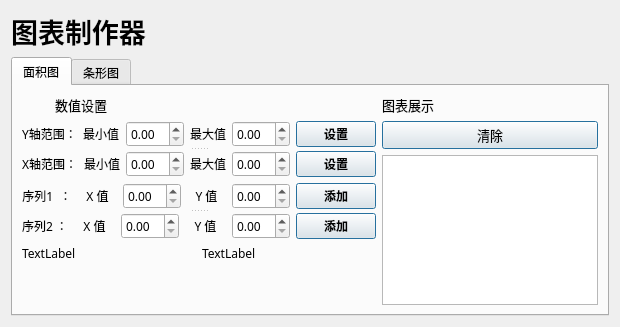
<?xml version="1.0" encoding="UTF-8"?>
<ui version="4.0">
 <class>Widget</class>
 <widget class="QWidget" name="Widget">
  <property name="geometry">
   <rect>
    <x>0</x>
    <y>0</y>
    <width>620</width>
    <height>327</height>
   </rect>
  </property>
  <property name="windowTitle">
   <string>Widget</string>
  </property>
  <layout class="QHBoxLayout" name="horizontalLayout_11">
   <item>
    <layout class="QVBoxLayout" name="verticalLayout_7">
     <item>
      <layout class="QHBoxLayout" name="horizontalLayout_7">
       <item>
        <widget class="QLabel" name="label">
         <property name="sizeIncrement">
          <size>
           <width>9</width>
           <height>6</height>
          </size>
         </property>
         <property name="font">
          <font>
           <family>Mongolian Baiti</family>
           <pointsize>20</pointsize>
           <bold>true</bold>
           <kerning>true</kerning>
          </font>
         </property>
         <property name="text">
          <string>图表制作器</string>
         </property>
         <property name="alignment">
          <set>Qt::AlignCenter</set>
         </property>
        </widget>
       </item>
       <item>
        <spacer name="horizontalSpacer_3">
         <property name="orientation">
          <enum>Qt::Horizontal</enum>
         </property>
         <property name="sizeHint" stdset="0">
          <size>
           <width>40</width>
           <height>20</height>
          </size>
         </property>
        </spacer>
       </item>
       <item>
        <spacer name="horizontalSpacer_4">
         <property name="orientation">
          <enum>Qt::Horizontal</enum>
         </property>
         <property name="sizeHint" stdset="0">
          <size>
           <width>40</width>
           <height>20</height>
          </size>
         </property>
        </spacer>
       </item>
      </layout>
     </item>
     <item>
      <widget class="QTabWidget" name="tabWidget">
       <property name="minimumSize">
        <size>
         <width>331</width>
         <height>191</height>
        </size>
       </property>
       <property name="font">
        <font>
         <family>Mongolian Baiti</family>
        </font>
       </property>
       <property name="currentIndex">
        <number>0</number>
       </property>
       <widget class="QWidget" name="tab1">
        <attribute name="title">
         <string>面积图</string>
        </attribute>
        <layout class="QHBoxLayout" name="horizontalLayout_10">
         <item>
          <layout class="QHBoxLayout" name="horizontalLayout_9">
           <item>
            <layout class="QVBoxLayout" name="verticalLayout_4">
             <item>
              <layout class="QVBoxLayout" name="verticalLayout_3">
               <item>
                <layout class="QVBoxLayout" name="verticalLayout_2">
                 <item>
                  <layout class="QHBoxLayout" name="horizontalLayout_5">
                   <item>
                    <widget class="QLabel" name="label_2">
                     <property name="sizePolicy">
                      <sizepolicy hsizetype="Expanding" vsizetype="Preferred">
                       <horstretch>0</horstretch>
                       <verstretch>0</verstretch>
                      </sizepolicy>
                     </property>
                     <property name="font">
                      <font>
                       <family>Mongolian Baiti</family>
                       <pointsize>10</pointsize>
                      </font>
                     </property>
                     <property name="layoutDirection">
                      <enum>Qt::RightToLeft</enum>
                     </property>
                     <property name="text">
                      <string>数值设置</string>
                     </property>
                     <property name="alignment">
                      <set>Qt::AlignCenter</set>
                     </property>
                    </widget>
                   </item>
                   <item>
                    <spacer name="horizontalSpacer_2">
                     <property name="orientation">
                      <enum>Qt::Horizontal</enum>
                     </property>
                     <property name="sizeHint" stdset="0">
                      <size>
                       <width>40</width>
                       <height>20</height>
                      </size>
                     </property>
                    </spacer>
                   </item>
                   <item>
                    <spacer name="horizontalSpacer">
                     <property name="orientation">
                      <enum>Qt::Horizontal</enum>
                     </property>
                     <property name="sizeHint" stdset="0">
                      <size>
                       <width>40</width>
                       <height>20</height>
                      </size>
                     </property>
                    </spacer>
                   </item>
                  </layout>
                 </item>
                 <item>
                  <layout class="QVBoxLayout" name="verticalLayout">
                   <item>
                    <widget class="QSplitter" name="splitter_2">
                     <property name="orientation">
                      <enum>Qt::Vertical</enum>
                     </property>
                     <widget class="QWidget" name="horizontalLayoutWidget_2">
                      <layout class="QHBoxLayout" name="horizontalLayout_2">
                       <item>
                        <widget class="QLabel" name="label_8">
                         <property name="text">
                          <string>Y轴范围：</string>
                         </property>
                        </widget>
                       </item>
                       <item>
                        <widget class="QLabel" name="label_9">
                         <property name="text">
                          <string>最小值</string>
                         </property>
                        </widget>
                       </item>
                       <item>
                        <widget class="QDoubleSpinBox" name="doubleSpinBox_3"/>
                       </item>
                       <item>
                        <widget class="QLabel" name="label_10">
                         <property name="text">
                          <string>最大值</string>
                         </property>
                        </widget>
                       </item>
                       <item>
                        <widget class="QDoubleSpinBox" name="doubleSpinBox_4"/>
                       </item>
                       <item>
                        <widget class="QPushButton" name="pushButton_3">
                         <property name="font">
                          <font>
                           <family>Mongolian Baiti</family>
                           <bold>true</bold>
                          </font>
                         </property>
                         <property name="text">
                          <string>设置</string>
                         </property>
                         <property name="default">
                          <bool>true</bool>
                         </property>
                        </widget>
                       </item>
                      </layout>
                     </widget>
                     <widget class="QWidget" name="horizontalLayoutWidget">
                      <layout class="QHBoxLayout" name="horizontalLayout">
                       <item>
                        <widget class="QLabel" name="label_5">
                         <property name="text">
                          <string>X轴范围：</string>
                         </property>
                        </widget>
                       </item>
                       <item>
                        <widget class="QLabel" name="label_6">
                         <property name="text">
                          <string>最小值</string>
                         </property>
                        </widget>
                       </item>
                       <item>
                        <widget class="QDoubleSpinBox" name="doubleSpinBox"/>
                       </item>
                       <item>
                        <widget class="QLabel" name="label_7">
                         <property name="text">
                          <string>最大值</string>
                         </property>
                        </widget>
                       </item>
                       <item>
                        <widget class="QDoubleSpinBox" name="doubleSpinBox_2"/>
                       </item>
                       <item>
                        <widget class="QPushButton" name="pushButton_2">
                         <property name="font">
                          <font>
                           <family>Mongolian Baiti</family>
                           <bold>true</bold>
                          </font>
                         </property>
                         <property name="text">
                          <string>设置</string>
                         </property>
                         <property name="default">
                          <bool>true</bool>
                         </property>
                        </widget>
                       </item>
                      </layout>
                     </widget>
                    </widget>
                   </item>
                   <item>
                    <widget class="QSplitter" name="splitter">
                     <property name="orientation">
                      <enum>Qt::Vertical</enum>
                     </property>
                     <widget class="QWidget" name="horizontalLayoutWidget_3">
                      <layout class="QHBoxLayout" name="horizontalLayout_3">
                       <item>
                        <widget class="QLabel" name="label_11">
                         <property name="text">
                          <string>序列1  ：</string>
                         </property>
                         <property name="alignment">
                          <set>Qt::AlignCenter</set>
                         </property>
                        </widget>
                       </item>
                       <item>
                        <widget class="QLabel" name="label_12">
                         <property name="text">
                          <string>X 值</string>
                         </property>
                         <property name="alignment">
                          <set>Qt::AlignCenter</set>
                         </property>
                        </widget>
                       </item>
                       <item>
                        <widget class="QDoubleSpinBox" name="doubleSpinBox_5"/>
                       </item>
                       <item>
                        <widget class="QLabel" name="label_13">
                         <property name="text">
                          <string>Y 值</string>
                         </property>
                         <property name="alignment">
                          <set>Qt::AlignCenter</set>
                         </property>
                        </widget>
                       </item>
                       <item>
                        <widget class="QDoubleSpinBox" name="doubleSpinBox_6"/>
                       </item>
                       <item>
                        <widget class="QPushButton" name="pushButton_4">
                         <property name="font">
                          <font>
                           <family>Mongolian Baiti</family>
                           <bold>true</bold>
                          </font>
                         </property>
                         <property name="text">
                          <string>添加</string>
                         </property>
                         <property name="default">
                          <bool>true</bool>
                         </property>
                        </widget>
                       </item>
                      </layout>
                     </widget>
                     <widget class="QWidget" name="horizontalLayoutWidget_4">
                      <layout class="QHBoxLayout" name="horizontalLayout_4">
                       <item>
                        <widget class="QLabel" name="label_14">
                         <property name="text">
                          <string>序列2 ：</string>
                         </property>
                         <property name="alignment">
                          <set>Qt::AlignCenter</set>
                         </property>
                        </widget>
                       </item>
                       <item>
                        <widget class="QLabel" name="label_15">
                         <property name="text">
                          <string>X 值</string>
                         </property>
                         <property name="alignment">
                          <set>Qt::AlignCenter</set>
                         </property>
                        </widget>
                       </item>
                       <item>
                        <widget class="QDoubleSpinBox" name="doubleSpinBox_7"/>
                       </item>
                       <item>
                        <widget class="QLabel" name="label_16">
                         <property name="text">
                          <string>Y 值</string>
                         </property>
                         <property name="alignment">
                          <set>Qt::AlignCenter</set>
                         </property>
                        </widget>
                       </item>
                       <item>
                        <widget class="QDoubleSpinBox" name="doubleSpinBox_8"/>
                       </item>
                       <item>
                        <widget class="QPushButton" name="pushButton_5">
                         <property name="font">
                          <font>
                           <family>Mongolian Baiti</family>
                           <bold>true</bold>
                          </font>
                         </property>
                         <property name="text">
                          <string>添加</string>
                         </property>
                         <property name="default">
                          <bool>true</bool>
                         </property>
                        </widget>
                       </item>
                      </layout>
                     </widget>
                    </widget>
                   </item>
                  </layout>
                 </item>
                </layout>
               </item>
               <item>
                <layout class="QHBoxLayout" name="horizontalLayout_6"/>
               </item>
              </layout>
             </item>
             <item>
              <layout class="QGridLayout" name="gridLayout_2">
               <item row="0" column="1">
                <widget class="QLabel" name="label_4">
                 <property name="text">
                  <string>TextLabel</string>
                 </property>
                 <property name="alignment">
                  <set>Qt::AlignLeading|Qt::AlignLeft|Qt::AlignTop</set>
                 </property>
                </widget>
               </item>
               <item row="1" column="1">
                <spacer name="verticalSpacer_2">
                 <property name="orientation">
                  <enum>Qt::Vertical</enum>
                 </property>
                 <property name="sizeHint" stdset="0">
                  <size>
                   <width>20</width>
                   <height>40</height>
                  </size>
                 </property>
                </spacer>
               </item>
               <item row="1" column="0">
                <spacer name="verticalSpacer">
                 <property name="orientation">
                  <enum>Qt::Vertical</enum>
                 </property>
                 <property name="sizeHint" stdset="0">
                  <size>
                   <width>20</width>
                   <height>40</height>
                  </size>
                 </property>
                </spacer>
               </item>
               <item row="0" column="0">
                <widget class="QLabel" name="label_17">
                 <property name="text">
                  <string>TextLabel</string>
                 </property>
                 <property name="alignment">
                  <set>Qt::AlignLeading|Qt::AlignLeft|Qt::AlignTop</set>
                 </property>
                </widget>
               </item>
              </layout>
             </item>
            </layout>
           </item>
           <item>
            <layout class="QVBoxLayout" name="verticalLayout_6">
             <item>
              <layout class="QVBoxLayout" name="verticalLayout_5">
               <item>
                <layout class="QHBoxLayout" name="horizontalLayout_8">
                 <item>
                  <widget class="QLabel" name="label_3">
                   <property name="font">
                    <font>
                     <family>Mongolian Baiti</family>
                     <pointsize>10</pointsize>
                    </font>
                   </property>
                   <property name="text">
                    <string>图表展示</string>
                   </property>
                   <property name="alignment">
                    <set>Qt::AlignCenter</set>
                   </property>
                  </widget>
                 </item>
                 <item>
                  <spacer name="horizontalSpacer_5">
                   <property name="orientation">
                    <enum>Qt::Horizontal</enum>
                   </property>
                   <property name="sizeHint" stdset="0">
                    <size>
                     <width>40</width>
                     <height>20</height>
                    </size>
                   </property>
                  </spacer>
                 </item>
                 <item>
                  <spacer name="horizontalSpacer_6">
                   <property name="orientation">
                    <enum>Qt::Horizontal</enum>
                   </property>
                   <property name="sizeHint" stdset="0">
                    <size>
                     <width>40</width>
                     <height>20</height>
                    </size>
                   </property>
                  </spacer>
                 </item>
                </layout>
               </item>
               <item>
                <widget class="QPushButton" name="pushButton">
                 <property name="font">
                  <font>
                   <family>Leelawadee UI</family>
                   <pointsize>10</pointsize>
                   <bold>false</bold>
                  </font>
                 </property>
                 <property name="focusPolicy">
                  <enum>Qt::ClickFocus</enum>
                 </property>
                 <property name="contextMenuPolicy">
                  <enum>Qt::ActionsContextMenu</enum>
                 </property>
                 <property name="text">
                  <string>清除</string>
                 </property>
                 <property name="icon">
                  <iconset theme="audio-volume-medium">
                   <normaloff>.</normaloff>.</iconset>
                 </property>
                 <property name="autoDefault">
                  <bool>false</bool>
                 </property>
                 <property name="default">
                  <bool>true</bool>
                 </property>
                 <property name="flat">
                  <bool>false</bool>
                 </property>
                </widget>
               </item>
               <item>
                <widget class="QChartView" name="graphicsView"/>
               </item>
              </layout>
             </item>
            </layout>
           </item>
          </layout>
         </item>
        </layout>
       </widget>
       <widget class="QWidget" name="tab_2">
        <attribute name="title">
         <string>条形图</string>
        </attribute>
       </widget>
      </widget>
     </item>
    </layout>
   </item>
  </layout>
 </widget>
 <customwidgets>
  <customwidget>
   <class>QChartView</class>
   <extends>QGraphicsView</extends>
   <header>qchartview.h</header>
  </customwidget>
 </customwidgets>
 <resources/>
 <connections/>
</ui>
